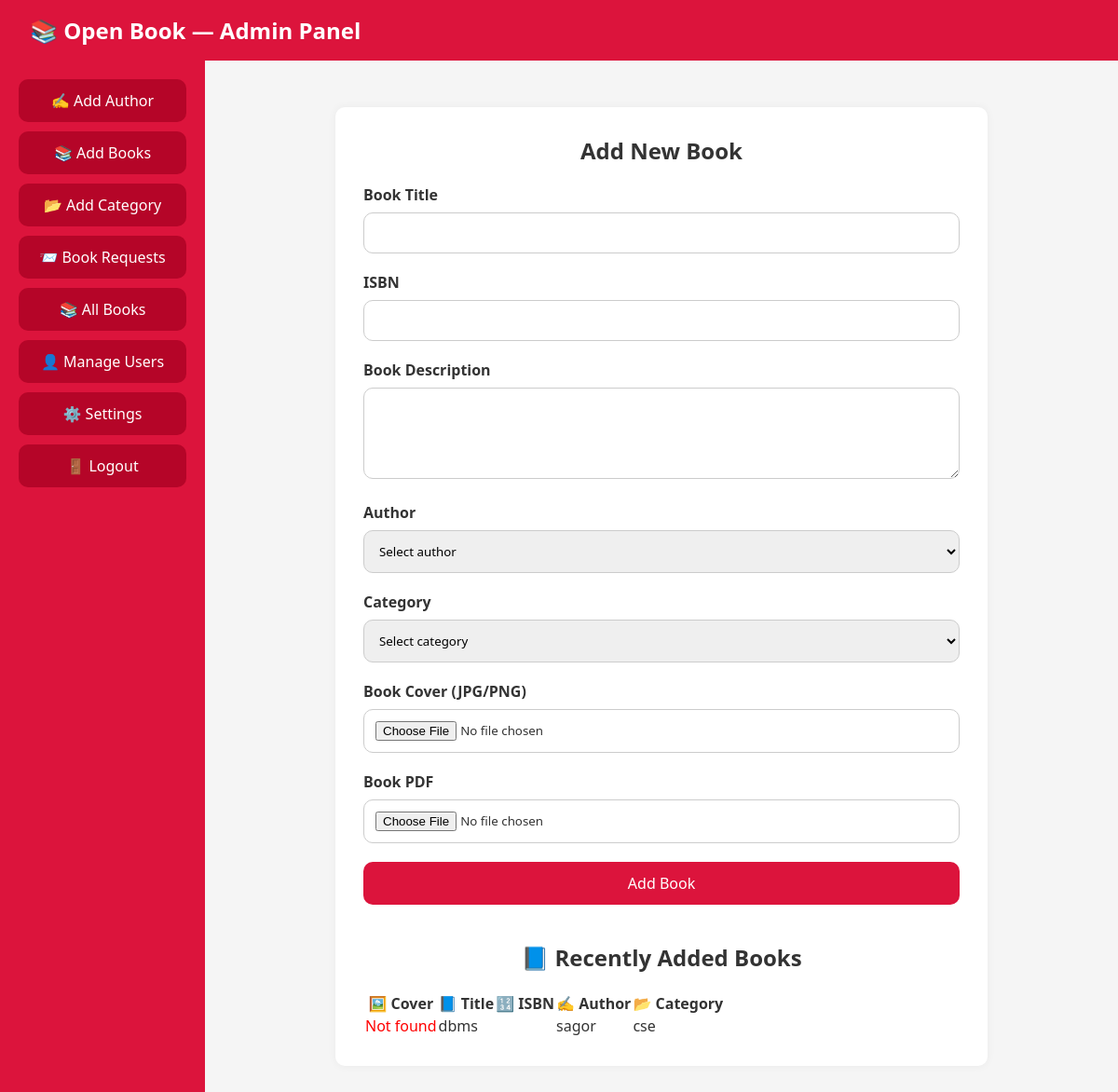
/admin/add-books.php, run on an earlier commit of the app's database.
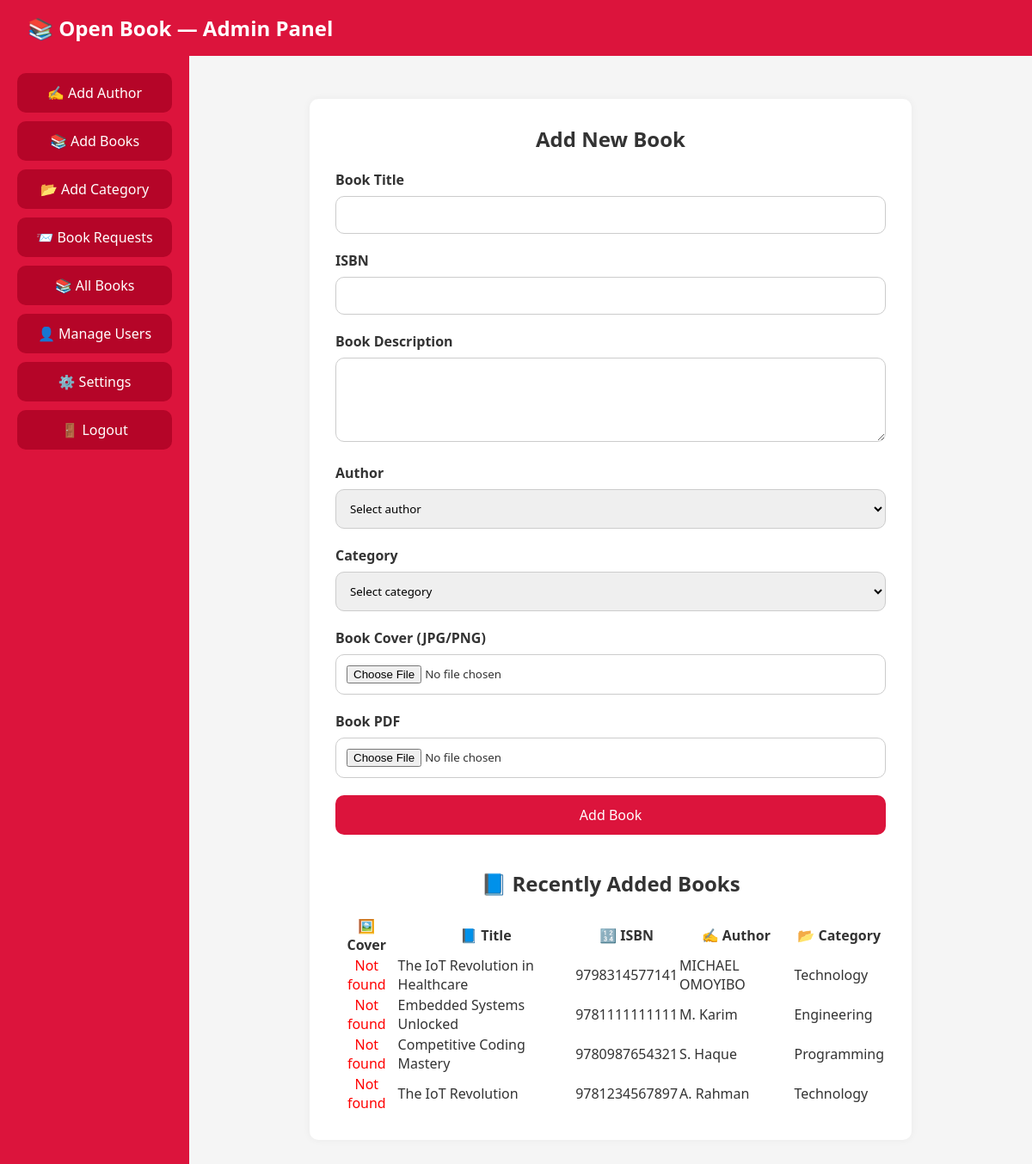
And on a later commit of the database.
### tables this page shows
CREATE TABLE `books` (
  `id` int(11) NOT NULL,
  `title` varchar(255) NOT NULL,
  `description` text DEFAULT NULL,
  `author_id` int(11) DEFAULT NULL,
  `category_id` int(11) DEFAULT NULL,
  `cover` varchar(255) DEFAULT NULL,
  `file` varchar(255) DEFAULT NULL,
  `created_at` timestamp NOT NULL DEFAULT current_timestamp(),
  `isbn` varchar(20) DEFAULT NULL,
  `isbn_raw` varchar(30) DEFAULT NULL
);

CREATE TABLE `authors` (
  `id` int(11) NOT NULL,
  `name` varchar(30) NOT NULL
);

CREATE TABLE `category` (
  `id` int(11) NOT NULL,
  `name` varchar(30) NOT NULL
);

### admin/add-books.php (the view, shortened to what the changed rows need)
<?php
include "db_conn.php";
?>
<!DOCTYPE html>
<html lang="en">
<head>
    <link rel="stylesheet" href="addbooks.css">
</head>
<body>
    <div class="container">
        <div class="content">
            <div class="card">
                <h2>Add New Book</h2>
                <h2 style="margin-top:40px;">📘 Recently Added Books</h2>
                <?php
                $bookQuery = "
                    SELECT books.title, books.isbn, books.cover, authors.name AS author_name, category.name AS category_name
                    FROM books
                    LEFT JOIN authors ON books.author_id = authors.id
                    LEFT JOIN category ON books.category_id = category.id
                    ORDER BY books.id DESC
                ";
                $bookResult = $conn->query($bookQuery);
                ?>
                <?php if ($bookResult->num_rows > 0): ?>
                    <table class="book-table">
                        <thead>
                            <tr>
                                <th>🖼️ Cover</th>
                                <th>📘 Title</th>
                                <th>🔢 ISBN</th>
                                <th>✍️ Author</th>
                                <th>📂 Category</th>
                            </tr>
                        </thead>
                        <tbody>
                            <?php while ($row = $bookResult->fetch_assoc()): ?>
                                <tr>
                                    <td style="text-align: center;">
                                        <?php if (file_exists($row['cover'])): ?>
                                            <img src="<?= $row['cover'] ?>" class="book-cover" style="height: 60px;">
                                        <?php else: ?>
                                            <span style="color:red;">Not found</span>
                                        <?php endif; ?>
                                    </td>
                                    <td><?= htmlspecialchars($row['title']) ?></td>
                                    <td><?= htmlspecialchars($row['isbn']) ?></td>
                                    <td><?= htmlspecialchars($row['author_name']) ?></td>
                                    <td><?= htmlspecialchars($row['category_name']) ?></td>
                                </tr>
                            <?php endwhile; ?>
                        </tbody>
                    </table>
                <?php else: ?>
                    <p>No books found yet.</p>
                <?php endif; ?>
            </div>
        </div>
    </div>
</body>
</html>

What changed in the data, as far as the page shows it:
removed books: shows "Not found", title "dbms", author.name "sagor", category.name "cse"
added books: shows "Not found", title "The IoT Revolution in Healthcare", isbn "9798314577141", author.name "MICHAEL OMOYIBO", category.name "Technology"
added books: shows "Not found", title "Embedded Systems Unlocked", isbn "9781111111111", author.name "M. Karim", category.name "Engineering"
added books: shows "Not found", title "Competitive Coding Mastery", isbn "9780987654321", author.name "S. Haque", category.name "Programming"
added books: shows "Not found", title "The IoT Revolution", isbn "9781234567897", author.name "A. Rahman", category.name "Technology"
